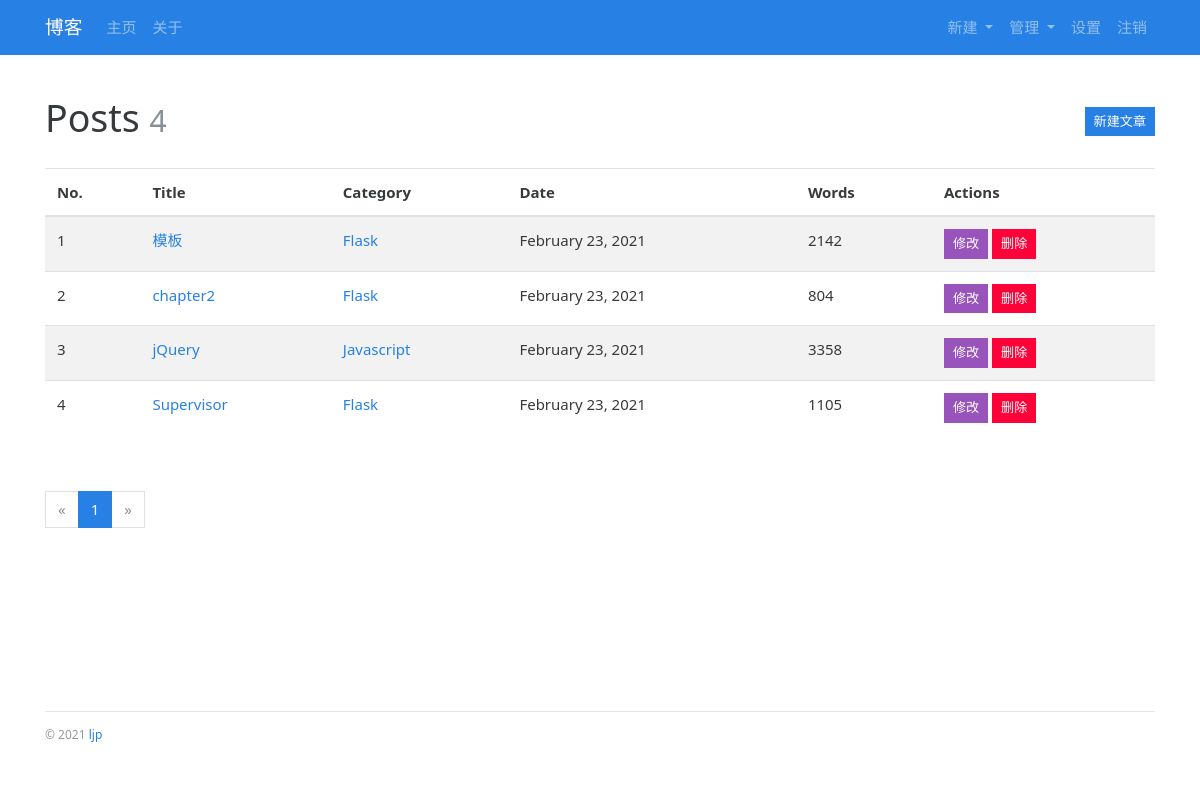
/admin/post/manage (signed in), run on the app's committed database.
### myblog/models.py (models this page shows, shortened)
class Post(db.Model):
    id=db.Column(db.Integer,primary_key=True)
    title=db.Column(db.String(60))
    body=db.Column(db.Text)
    timestamp=db.Column(db.DateTime,default=datetime.utcnow,index=True)
    category_id=db.Column(db.Integer,db.ForeignKey('category.id'))
    category=db.relationship('Category',back_populates='posts')

class Category(db.Model):
    id=db.Column(db.Integer,primary_key=True)
    name=db.Column(db.String(30),unique=True)
    posts=db.relationship('Post',back_populates='category')

### myblog/blueprints/admin.py (the view)
@admin_bp.route('/post/manage')
@login_required
def manage_post():
    page=request.args.get('page',1,type=int)
    pagination=Post.query.order_by(Post.timestamp.desc()).paginate(
        page,per_page=current_app.config['BLUELOG_MANAGE_POST_PER_PAGE']
    )
    posts=pagination.items
    return render_template('admin/manage_post.html',page=page,pagination=pagination,posts=posts)

### myblog/__init__.py (called while the page is built)
def register_template_context(app):
    @app.context_processor
    def make_template_context():
        admin=Admin.query.first()
        categories=Category.query.order_by(Category.name).all()
        links=Link.query.order_by(Link.name).all()
        return dict(
            admin=admin,categories=categories,
            links=links
        )

def register_request_handlers(app):
    @app.after_request
    def query_profiler(response):
        for q in get_debug_queries():
            if q.duration >= app.config['BLUELOG_SLOW_QUERY_THRESHOLD']:
                app.logger.warning(
                    'Slow query: Duration: %fs\n Context: %s\nQuery: %s\n '
                    % (q.duration, q.context, q.statement)
                )
        return response

### myblog/extensions.py (called while the page is built)
@login_manager.user_loader
def load_user(user_id):
    from myblog.models import Admin
    user=Admin.query.get(int(user_id))
    return user

### myblog/templates/admin/manage_post.html (shortened to what this page needs)
{% extends 'base.html' %}
{% from 'bootstrap/pagination.html' import render_pagination %}
{% block content %}
<div class="page-header">
    <h1>Posts
        <small class="text-muted">{{ pagination.total }}</small>
        <span class="float-right"><a class="btn btn-primary btn-sm"
                                     href="{{ url_for('.new_post') }}">新建文章</a></span>
    </h1>
</div>
{% if posts %}
<table class="table table-striped">
    <thead>
    <tr>
        <th>No.</th>
        <th>Title</th>
        <th>Category</th>
        <th>Date</th>
        <th>Words</th>
        <th>Actions</th>
    </tr>
    </thead>
    {% for post in posts %}
    <tr>
        <td>{{ loop.index + ((page - 1) * config.BLUELOG_MANAGE_POST_PER_PAGE) }}</td>
        <td><a href="{{ url_for('blog.show_post', post_id=post.id) }}">{{ post.title }}</a></td>
        <td><a href="{{ url_for('blog.show_category', category_id=post.category.id) }}">{{ post.category.name }}</a>
        </td>
        <td>{{ moment(post.timestamp).format('LL') }}</td>
        <td>{{ post.body|striptags|length }}</td>
        <td>
            <a class="btn btn-info btn-sm" href="{{ url_for('.edit_post', post_id=post.id) }}">修改</a>
            <form class="inline" method="post"
                  action="{{ url_for('.delete_post', post_id=post.id, next=request.full_path) }}">
                <button type="submit" class="btn btn-danger btn-sm" onclick="return confirm('Are you sure?');">删除
                </button>
            </form>
        </td>
    </tr>
    {% endfor %}
</table>
<div class="page-footer">{{ render_pagination(pagination) }}</div>
{% else %}
<div class="tip"><h5>No posts.</h5></div>
{% endif %}
{% endblock %}

### myblog/static/css/style.css (style rules this page uses)
nav { margin-bottom: 20px; }
.inline { display: inline; }
.page-header { padding-top: 20px; padding-bottom: 20px; }
.page-footer { padding-top: 40px; }
body { display:flex; flex-flow:column; min-height:100vh; }

### data on the page
Post: title "模板", category.name "Flask", timestamp "February 23, 2021", body|length "2142"
Post: title "chapter2", category.name "Flask", timestamp "February 23, 2021", body|length "804"
Post: title "jQuery", category.name "Javascript", timestamp "February 23, 2021", body|length "3358"
Post: title "Supervisor", category.name "Flask", timestamp "February 23, 2021", body|length "1105"

### other printed values
{{ render_nav_item('blog.index', '主页') }} "主页"
{{ render_nav_item('blog.about', '关于') }} "关于"
{{ render_nav_item('admin.settings', '设置') }} "设置"
{{ pagination.total }} "4"
{{ render_pagination(pagination) }} "« 1 »"
